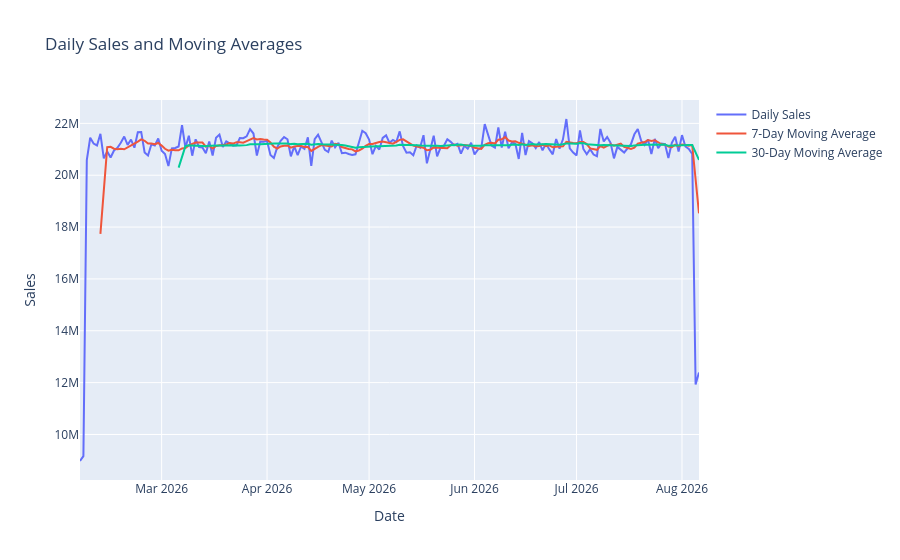

Notebook cell for this chart:
### Code cell
import plotly.graph_objects as go

fig = go.Figure()

fig.add_trace(
    go.Scatter(
        x=df_analysis["ds"].to_list(),
        y=df_analysis["y"].to_list(),
        mode="lines",
        name="Daily Sales"
    )
)

fig.add_trace(
    go.Scatter(
        x=df_analysis["ds"].to_list(),
        y=df_analysis["rolling_7d"].to_list(),
        mode="lines",
        name="7-Day Moving Average"
    )
)

fig.add_trace(
    go.Scatter(
        x=df_analysis["ds"].to_list(),
        y=df_analysis["rolling_30d"].to_list(),
        mode="lines",
        name="30-Day Moving Average"
    )
)

fig.update_layout(
    title="Daily Sales and Moving Averages",
    xaxis_title="Date",
    yaxis_title="Sales"
)

fig.show()

### Figure 1 — Plotly figure (JSON) as saved in the notebook; plotly's stock layout.template omitted (floating-point values rounded to 4 significant figures; data arrays with more than 128 entries replaced by an {"elided": "..."} marker saying what was removed)
{"data": [{"mode": "lines", "name": "Daily Sales", "type": "scatter", "x": {"elided": "183 str values"}, "y": {"elided": "183 float values"}}, {"mode": "lines", "name": "7-Day Moving Average", "type": "scatter", "x": {"elided": "183 str values"}, "y": {"elided": "183 float values"}}, {"mode": "lines", "name": "30-Day Moving Average", "type": "scatter", "x": {"elided": "183 str values"}, "y": {"elided": "183 float values"}}], "layout": {"title": {"text": "Daily Sales and Moving Averages"}, "xaxis": {"title": {"text": "Date"}}, "yaxis": {"title": {"text": "Sales"}}}}
